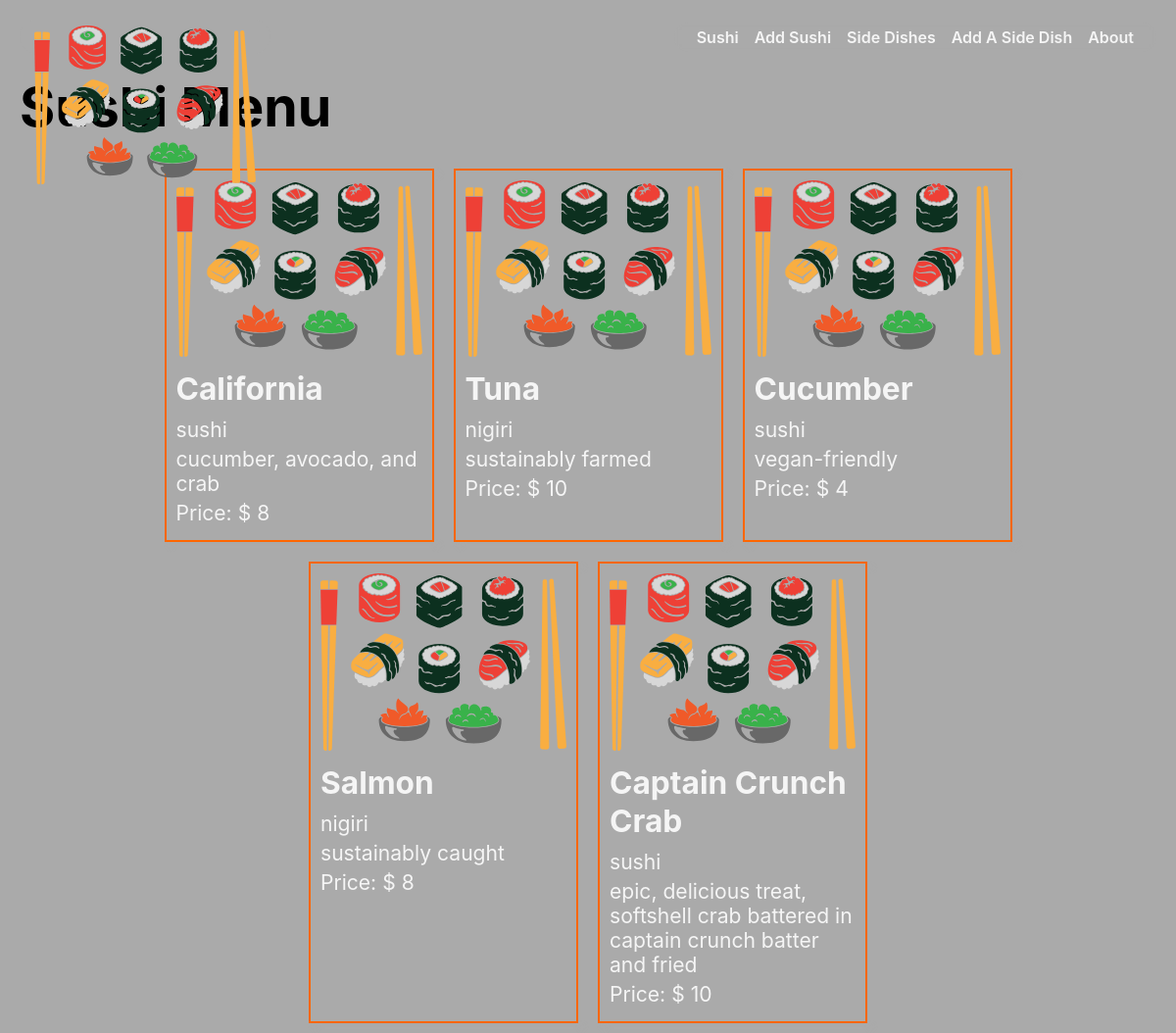
/sushi/, run on an earlier commit of the app's database.
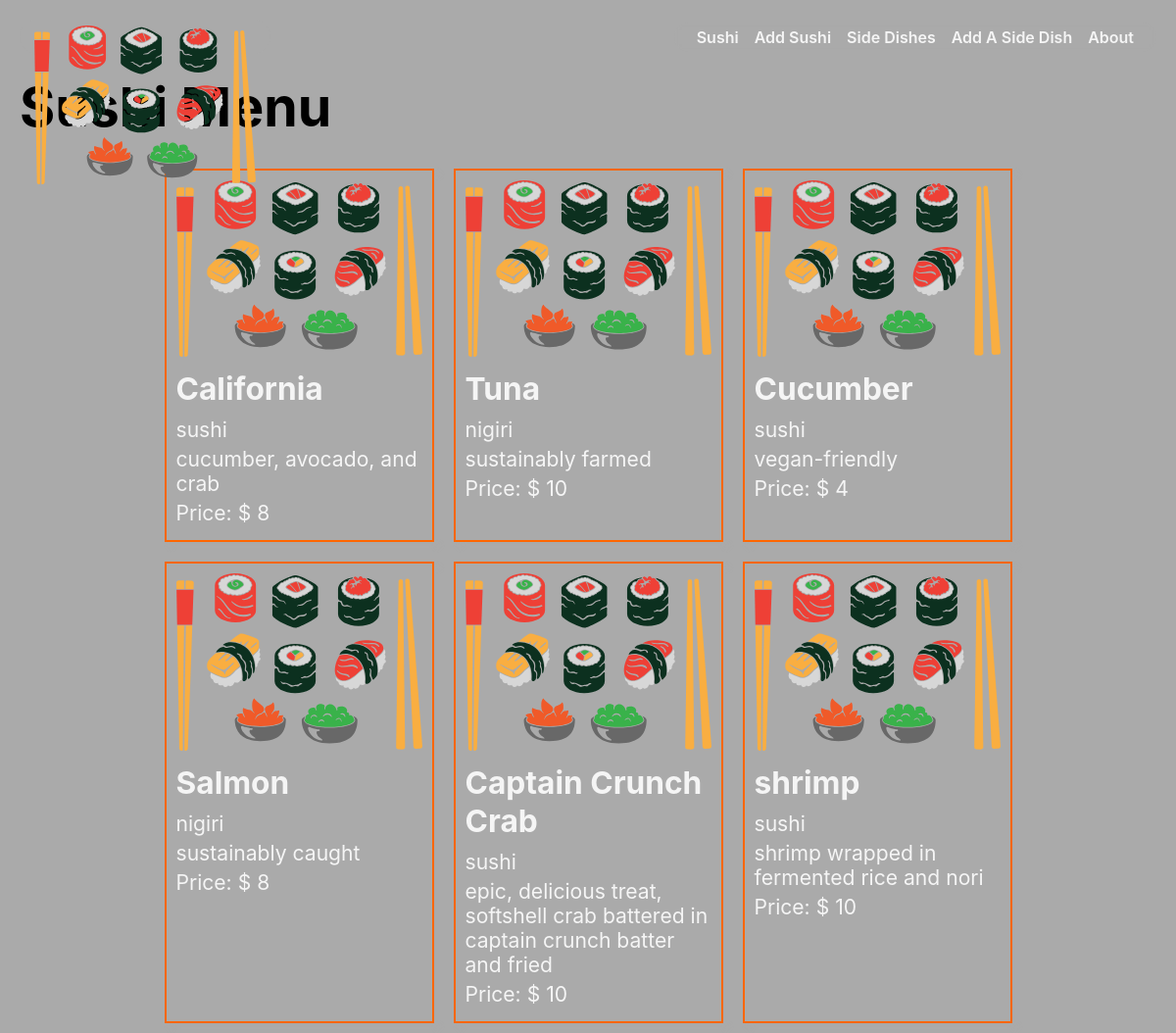
And on a later commit of the database.
### main_app/models.py (models this page shows, shortened)
class Sushi(models.Model):
  name = models.CharField(max_length=50)
  type = models.CharField(max_length=50)
  description = models.TextField(max_length=250)
  price = models.IntegerField(default=8)

### main_app/views.py (the view)
# urls.py: path('sushi/', views.sushi_index, name='sushi_index'),
def sushi_index(request):
  rolls = Sushi.objects.all()
  return render(request, 'sushi/index.html', { 'rolls': rolls})

### main_app/templates/sushi/index.html
{% extends 'base.html' %} {% load static %} {% block head %}
<link
  rel="stylesheet"
  type="text/css"
  href="{% static 'css/sushi-index.css' %}"
/>
{% endblock %} {% block content %}
<section class="page-header">
  <h1>Sushi Menu</h1>
</section>
<section class="card-container">
  {% for sushi in rolls %}
  <div class="card">
    <a href="{% url 'sushi_detail' sushi.id %}">
      <div class="card-content">
        <div class="card-img-container">
          <img src="{% static 'images/sushi.svg' %}" alt="sushi logo icon" />
        </div>
        <h2 class="card-title">{{ sushi.name }}</h2>
        <p>{{ sushi.type }}</p>
        <p>{{ sushi.description }}</p>
        <p>Price: $ {{ sushi.price }}</p>
      </div>
    </a>
  </div>
  {% endfor %}
</section>
{% endblock %}

What changed in the data, as far as the page shows it:
added Sushi: name "shrimp", type "sushi", description "shrimp wrapped in fermented rice and nori", price "10"
